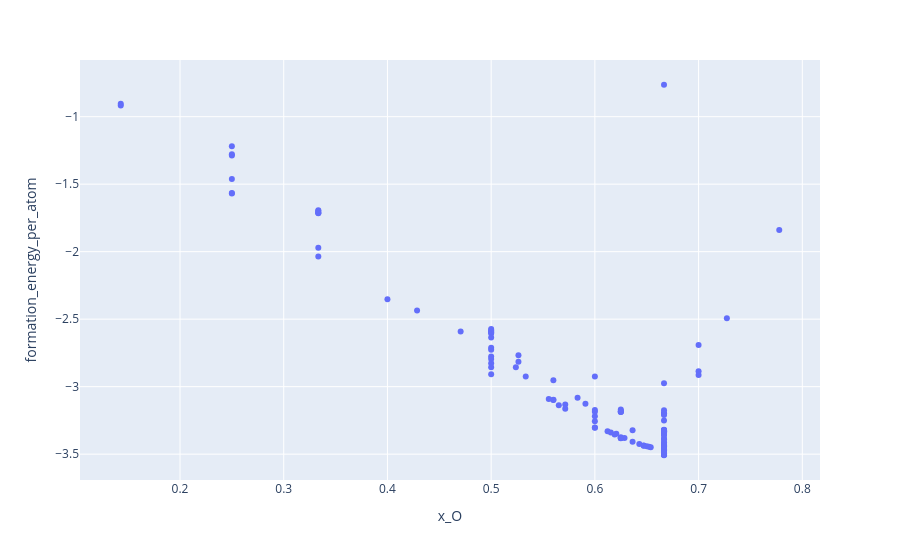

Notebook source saved alongside this figure:
### Markdown cell above
One row per crystal structure.
`x_O` is the atomic fraction of oxygen.
TiO$_2$ has $x_O = 2/3$.

Let's plot formation energy against `x_O`.
Hover to read the formulas:

### Code cell
px.scatter(ti_o, x='x_O', y='formation_energy_per_atom', hover_name='formula_pretty')

### Figure 1 — Plotly figure (JSON) as saved in the notebook; plotly's stock layout.template omitted (floating-point values rounded to 4 significant figures)
{"data": [{"hovertemplate": "<b>%{hovertext}</b><br><br>x_O=%{x}<br>formation_energy_per_atom=%{y}<extra></extra>", "hovertext": ["Ti10O11", "Ti10O13", "Ti11O14", "Ti11O14", "Ti11O14", "Ti11O18", "Ti13O22", "Ti19O30", "Ti2O", "Ti2O", "Ti2O", "Ti2O", "Ti2O", "Ti2O", "Ti2O", "Ti2O3", "Ti2O3", "Ti2O3", "Ti2O3", "Ti2O3", "Ti2O3", "Ti2O3", "Ti2O7", "Ti3O", "Ti3O", "Ti3O", "Ti3O", "Ti3O", "Ti3O", "Ti3O2", "Ti3O4", "Ti3O4", "Ti3O5", "Ti3O5", "Ti3O5", "Ti3O5", "Ti3O5", "Ti3O5", "Ti3O5", "Ti3O5", "Ti3O5", "Ti3O7", "Ti3O7", "Ti3O7", "Ti3O8", "Ti4O3", "Ti4O5", "Ti4O7", "Ti4O7", "Ti5O7", "Ti5O8", "Ti5O9", "Ti6O", "Ti6O", "Ti6O11", "Ti6O11", "Ti7O13", "Ti7O8", "Ti8O13", "Ti8O15", "Ti9O10", "Ti9O10", "Ti9O13", "Ti9O17", "Ti9O8", "TiO", "TiO", "TiO", "TiO", "TiO", "TiO", "TiO", "TiO", "TiO", "TiO", "TiO", "TiO", "TiO", "TiO2", "TiO2", "TiO2", "TiO2", "TiO2", "TiO2", "TiO2", "TiO2", "TiO2", "TiO2", "TiO2", "TiO2", "TiO2", "TiO2", "TiO2", "TiO2", "TiO2", "TiO2", "TiO2", "TiO2", "TiO2", "TiO2", "TiO2", "TiO2", "TiO2", "TiO2", "TiO2", "TiO2", "TiO2", "TiO2", "TiO2", "TiO2", "TiO2", "TiO2", "TiO2", "TiO2", "TiO2", "TiO2", "TiO2", "TiO2", "TiO2", "TiO2", "TiO2", "TiO2", "TiO2", "TiO2"], "legendgroup": "", "marker": {"color": "#636efa", "symbol": "circle"}, "mode": "markers", "name": "", "orientation": "v", "showlegend": false, "type": "scatter", "x": [0.5238, 0.5652, 0.56, 0.56, 0.56, 0.6207, 0.6286, 0.6122, 0.3333, 0.3333, 0.3333, 0.3333, 0.3333, 0.3333, 0.3333, 0.6, 0.6, 0.6, 0.6, 0.6, 0.6, 0.6, 0.7778, 0.25, 0.25, 0.25, 0.25, 0.25, 0.25, 0.4, 0.5714, 0.5714, 0.625, 0.625, 0.625, 0.625, 0.625, 0.625, 0.625, 0.625, 0.625, 0.7, 0.7, 0.7, 0.7273, 0.4286, 0.5556, 0.6364, 0.6364, 0.5833, 0.6154, 0.6429, 0.1429, 0.1429, 0.6471, 0.6471, 0.65, 0.5333, 0.619, 0.6522, 0.5263, 0.5263, 0.5909, 0.6538, 0.4706, 0.5, 0.5, 0.5, 0.5, 0.5, 0.5, 0.5, 0.5, 0.5, 0.5, 0.5, 0.5, 0.5, 0.6667, 0.6667, 0.6667, 0.6667, 0.6667, 0.6667, 0.6667, 0.6667, 0.6667, 0.6667, 0.6667, 0.6667, 0.6667, 0.6667, 0.6667, 0.6667, 0.6667, 0.6667, 0.6667, 0.6667, 0.6667, 0.6667, 0.6667, 0.6667, 0.6667, 0.6667, 0.6667, 0.6667, 0.6667, 0.6667, 0.6667, 0.6667, 0.6667, 0.6667, 0.6667, 0.6667, 0.6667, 0.6667, 0.6667, 0.6667, 0.6667, 0.6667, 0.6667, 0.6667, 0.6667, 0.6667], "xaxis": "x", "y": [-2.856, -3.138, -3.098, -3.097, -2.952, -3.349, -3.38, -3.331, -2.036, -1.971, -1.699, -1.712, -1.716, -1.693, -1.712, -3.303, -3.256, -3.219, -3.174, -3.186, -2.925, -3.302, -1.84, -1.57, -1.462, -1.566, -1.219, -1.287, -1.279, -2.353, -3.133, -3.164, -3.38, -3.382, -3.374, -3.381, -3.169, -3.187, -3.186, -3.185, -3.181, -2.886, -2.914, -2.691, -2.493, -2.435, -3.091, -3.409, -3.323, -3.083, -3.339, -3.425, -0.9051, -0.9167, -3.435, -3.438, -3.441, -2.924, -3.353, -3.445, -2.816, -2.767, -3.127, -3.449, -2.592, -2.855, -2.636, -2.712, -2.726, -2.776, -2.827, -2.795, -2.908, -2.583, -2.606, -2.596, -2.593, -2.573, -3.508, -3.469, -3.504, -3.505, -3.499, -3.451, -3.323, -3.349, -3.494, -3.358, -3.502, -2.976, -3.199, -3.196, -3.428, -3.472, -3.39, -3.434, -3.462, -3.496, -3.454, -3.411, -3.2, -3.464, -3.33, -3.175, -3.461, -3.21, -3.251, -3.384, -3.441, -3.341, -3.329, -3.338, -3.319, -3.351, -3.323, -3.331, -3.355, -3.443, -3.321, -3.35, -0.7635, -3.492, -3.417, -3.33], "yaxis": "y"}], "layout": {"legend": {"tracegroupgap": 0}, "margin": {"t": 60}, "xaxis": {"anchor": "y", "domain": [0.0, 1.0], "title": {"text": "x_O"}}, "yaxis": {"anchor": "x", "domain": [0.0, 1.0], "title": {"text": "formation_energy_per_atom"}}}}
